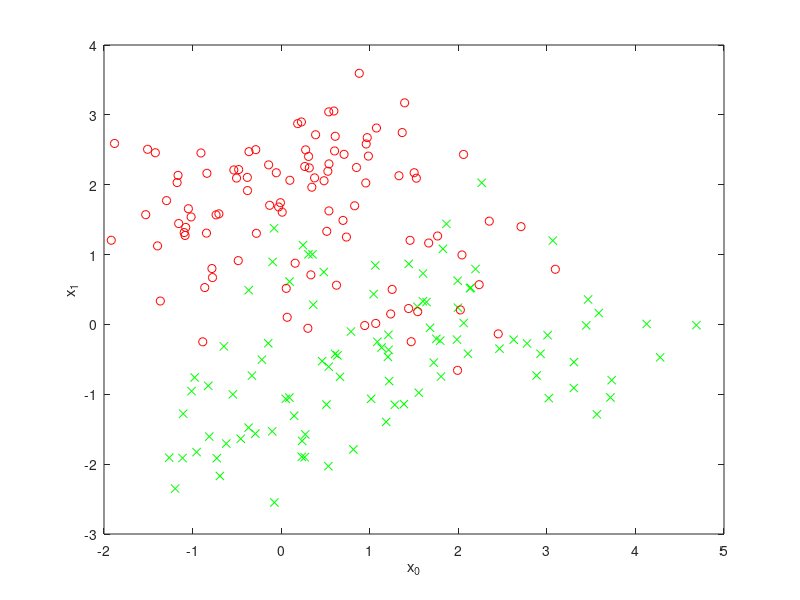

Here is the MATLAB script that generated this plot: (Note: this script raises an error after producing the figure.)
% classasgn1.m
clc, clear, close all;
% Sample classifier program
% Load the training data and divide into the different classes
load classasgntrain1.dat
x0 = classasgntrain1(:,1:2)'; % data vectors for class 0 (2 x N0)
N0 = size(x0,2);
x1 = classasgntrain1(:,3:4)'; % data vectors for class 1 (2 x N1)
N1 = size(x1,2);
N = N0 + N1;
% plot the data
clf;
plot(x0(1,:), x0(2,:),'gx');
hold on;
plot(x1(1,:), x1(2,:),'ro');
xlabel('x_0');
ylabel('x_1');
%%%%%%%%%%%%%%%%%%%%%%%%%%%%%%%%%%%%%%%%%%%%%% 
% Linear regression classifier
% Build the X matrix
X = [ones(N0,1) x0'; ones(N1,1) x1'];
% Build the indicator response matrix 
Y = [ones(N0,1) zeros(N0,1); zeros(N1,1) ones(N1,1)];
% Find the parameter matrix
Bhat = (X'*X) \ X'* Y;
% Find the approximate response
Yhat = X*Bhat;
Yhathard = Yhat > 0.5; % threshold into different classes
nerr = sum(sum(abs(Yhathard - Y)))/2; % count the total number of errors 
errrate_linregress_train = nerr / N;
% Now test on new (testing data)
Ntest0 = 5000; % number of class 0 points to generate
Ntest1 = 5000; % number of class 1 points to generate
xtest0 = gendat2(0,Ntest0); % generate the test data for class 0 
xtest1 = gendat2(1,Ntest1); % generate the test data for class 1 
nerr = 0;
for i=1:Ntest0
yhat = [1 xtest0(:,i)']*Bhat;
if(yhat(2) > yhat(1)) % error: chose class 1 over class 0 
nerr = nerr+1;
 end
end
for i=1:Ntest1
 yhat = [1 xtest1(:,i)']*Bhat;
 if(yhat(1) > yhat(2)) % error: chose class 0 over class 1
 nerr = nerr+1;
 end
end
errrate_linregress_test = nerr / (Ntest0 + Ntest1);
% Plot the performance across the window (that is, plot the classification regions)
xmin = min([x0(1,:) x1(1,:)]); xmax = max([x0(1,:) x1(1,:)]);
ymin = min([x0(2,:) x1(2,:)]); ymax = max([x0(2,:) x1(2,:)]);
xpl = linspace(xmin,xmax,100);
ypl = linspace(ymin,ymax,100);
redpts = []; % class 1 estimates
greenpts = [];% class 0 estimatees
% loop over all points
for x = xpl
 for y = ypl
 yhat = [1 x y]*Bhat;
 if(yhat(1) > yhat(2)) % choose class 0 over class 1
 greenpts = [greenpts [x;y]];
 else
 redpts = [redpts [x;y]];
 end
 end
end
plot(greenpts(1,:), greenpts(2,:),'g.','MarkerSize',0.25);
plot(redpts(1,:),redpts(2,:),'r.','MarkerSize',0.25);
% Plot training data
plot(xtest0(1,:), xtest0(2,:), 'gx','MarkerSize',1);
plot(xtest1(1,:), xtest0(2,:), 'ro','MarkerSize',1);
axis tight
